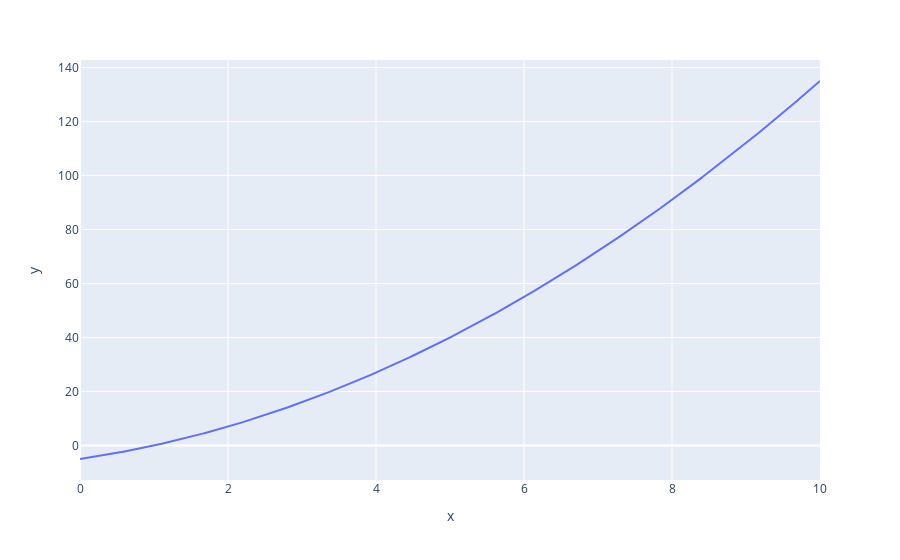

Notebook cell for this chart:
### Markdown cell above
## Visualization 24-28:Line Plots Using Plotly

Line plots are great for visualizing continuous data. Time series data, mathematical functions, etc., are some of the data which can be plotted using Line Plots. They reveal data trends, maxima, and minima. We can use them for time series data like stocks, sales over time, and so on. It is a great way to plot a 2D relationship.

### Code cell
x = np.linspace(0, 10, 1000)
y= 3*x**2 - 2*x**2 + 4*x- 5
fig = px.line(x=x ,y =y,labels={'x':'x', 'y':'y'})
fig.show()

### Figure 1 — Plotly figure (JSON) as saved in the notebook; plotly's stock layout.template omitted (floating-point values rounded to 4 significant figures; data arrays with more than 128 entries replaced by an {"elided": "..."} marker saying what was removed)
{"data": [{"hovertemplate": "x=%{x}<br>y=%{y}<extra></extra>", "legendgroup": "", "line": {"color": "#636efa", "dash": "solid"}, "marker": {"symbol": "circle"}, "mode": "lines", "name": "", "orientation": "v", "showlegend": false, "type": "scatter", "x": {"elided": "1000 float values"}, "xaxis": "x", "y": {"elided": "1000 float values"}, "yaxis": "y"}], "layout": {"legend": {"tracegroupgap": 0}, "margin": {"t": 60}, "xaxis": {"anchor": "y", "domain": [0, 1], "title": {"text": "x"}}, "yaxis": {"anchor": "x", "domain": [0, 1], "title": {"text": "y"}}}}
